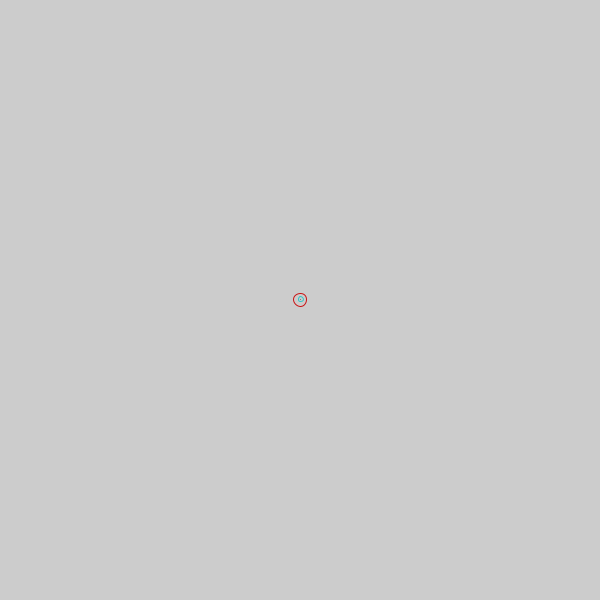
Frame 1 (no input)
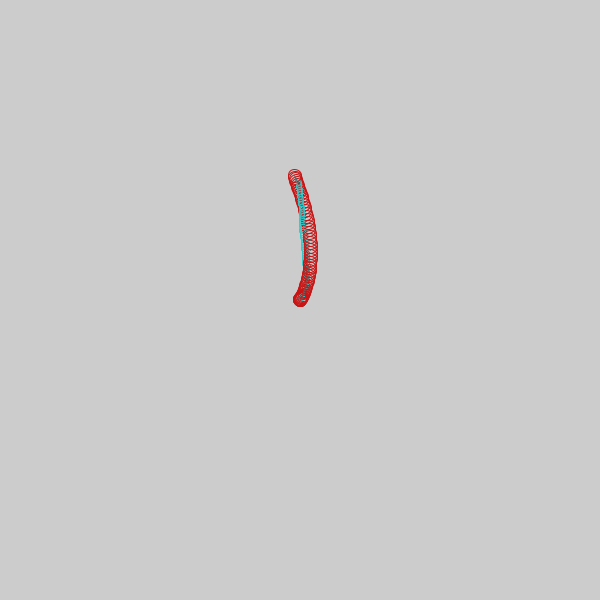
Frame 60 (the mouse pressed at the canvas centre just before this capture)
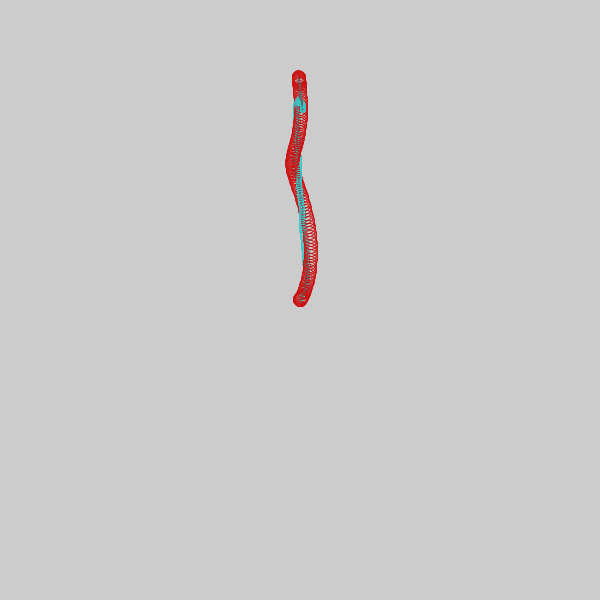
Frame 120 (the mouse held since frame 60 and released just before this capture)

The Processing sketch that drew these frames (run headless with seeded random() and noise(); from frame 60 on, the mouse is pressed at the canvas centre):

// Processing sketch: spring_example
// ── spring_example.pde
PVector leader;
PVector leadSpd;
PVector follower;
PVector followerSpd;
float springing = .01;
float springDamping = .99;

void setup() {
  size(600, 600);
  noFill();
  smooth();
  
  leader = new PVector();
  leadSpd = new PVector(random(-1.5, 1.5), random(-1.5, 1.5));
  
  follower = new PVector();
  followerSpd = new PVector();
}

void draw() {
 // background(255);
  translate(width/2, height/2);
  lead();
  follow();
  render();
  constrainBounds();
}

void lead() {
  leadSpd.add(new PVector(random(-.2, .2), random(-.2, .2)));
  leader.add(leadSpd);
}

void follow() {
  //move center point
  float deltaX = leader.x-follower.x;
  float deltaY = leader.y-follower.y;

  // create springing effect
  deltaX *= springing;
  deltaY *= springing;
  followerSpd.x += deltaX;
  followerSpd.y += deltaY;

  // move predator's center
  follower.x +=  followerSpd.x;
  follower.y +=  followerSpd.y;

  // slow down springing
  followerSpd.x *= springDamping;
  followerSpd.y *= springDamping;
}

void render() {
  stroke(100, 255);
  line(leader.x, leader.y, follower.x, follower.y);

  stroke(50, 200, 200, 255);
  ellipse(leader.x, leader.y, 5, 5);
  //fill(15, 170, 255);
  stroke(200, 20, 20, 255);
  ellipse(follower.x, follower.y, 13, 13);
}

void constrainBounds() {
  if (leader.x > 200) {
    leader.x = 200;
    leadSpd.x*=-1;
  } 
  else if (leader.x < -200) {
    leader.x = -200;
    leadSpd.x*=-1;
  }

  if (leader.y > 200) {
    leader.y = 200;
    leadSpd.y*=-1;
  } 
  else if (leader.y < -200) {
    leader.y = -200;
    leadSpd.y*=-1;
  }
}
